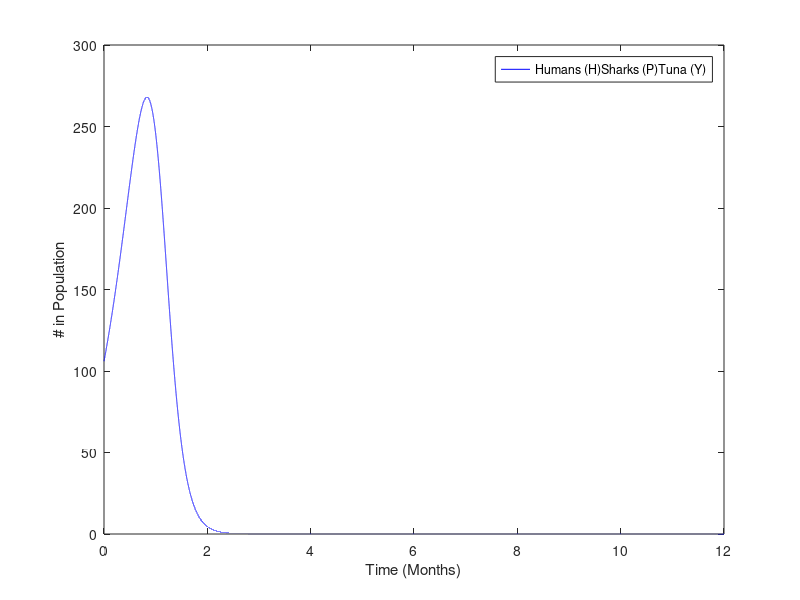

This figure's MATLAB source: (Note: this script raises an error after producing the figure.)
% Matt Bass, Jackson , Will
%
% mnbass21_jbpret22_wcjohn22_hw2_2_CS346.m
% CS346 -- Computational Modeling and Simulation
% Spring, 2021



%%%%%%%%%%%%%%%%%%%%%%%%%%%%%%%%%%%%%%%%%%%%%%%%%%%%%%%%%%%%%%%%%%%%%%%%%%
% READ ME:
 
% (ABOUT SCRIPT)
% This script is to run a Predator-Prey Model for where both the 
% predator and the prey are hunted by humans. This Simulation will model 
% all three populations:
%
% sharks(P): has a birth-rate modeled of that of a predator and a
%            death rate modeled after prey
% 
% tuna(Y): birth and death rate of prey
%
% humans(H): birth and death rate of a predator



% This script will plot the populations of the shark, tuna ,and humans 
% over the time rang of the simulation. The rate of change of these 
% two populations come from Lotka-Volterra Models differential
% equations:
%           
%           (dH/dt) = (b_1)K_PH(PH) + (b_2)K_YH(YH) - K_H(H)
%           
%           (dP/dt) = (b_0)K_PY(YP) - K_PH(PH)
%    
%           (dY/dt) = K_Y(Y) - K_PY(YP) - K_YH(YH)           
% 
% If a simulation over a large time period is desiered
% (I.e.) 
% If you wish to model the population of humans changing you can use this 
% differential equation below.
%
%    
    
%(HOW TO RUN):
% change the variables below to run the simulation and produce a graph
% plotting the tuna population (Y) and shark population (P) over the
% time of the simulation
    
% These variables the basic running of the finite differential equations
% simulation
numMonths = 12; %(int) This is the number of months to tun the sim
dt = 0.0001; %(float) Time step of the sim in units of months 
           % See write up for more
    
% Starting population variables that change
shark_population = 20; %(float, variable P in equation)   
tuna_population = 106;  %(float, variable Y in equation)
    
human_population = 20; %(float, variable H in equation)



human_birth_fraction_tuna = 0.5;%(b_2 should probably be a float less than
                            % 1 ,this is because represnts number of
                            % humans produced from one shark)

human_birth_fraction_shark = 0.6;%(b_1 should probably be a float less than
                            % 1 ,this is because represnts number of
                            % humans produced from one shark)

human_death_proportionality_constant = 0.02;%(K_H)

fishing_rate_tuna = 0.00;%(float between 0 and 1, reresents the 
                          % rate-constant K_YH)
                          
fishing_rate_shark = 0.00;%(float between 0 and 1, reresents the 
                          % rate-constant K_PH)
	
    
tuna_birth_fraction = 2; %(K_Y)
tuna_death_proportionality_constant = 0.02; %(K_PY float on scale
                                                % on tenths)
	
shark_birth_fraction = 0.5; %(b_0 should probably be a float less than 1)
                            % this is because represnts number of sharks
                            % produced from one tuna
                            


% boolean variables to determine which plots are shown
% if both plots are chosen they will be in a sub-plot
show_population_over_time_plot = true;
show_population_cycle_phase_plane = false;
    
% Change the variables above in the simulation for different results 
% Then run the script with the run button in MatLab
%%%%%%%%%%%%%%%%%%%%%%%%%%%%%%%%%%%%%%%%%%%%%%%%%%%%%%%%%%%%%%%%%





%Initilized the starting values fot rest of Sim

% Tuna 
tuna_births = tuna_birth_fraction*tuna_population; % K_Y(Y)
tuna_deaths = tuna_population*((tuna_death_proportionality_constant * ...
    shark_population) +(fishing_rate_tuna * ...
    human_population));% (K_PY(YP) + K_YH(YH)) (negetive pulled out)


% Shark
% (b)K_PY(YP)
shark_births = shark_birth_fraction * tuna_death_proportionality_constant...
    * tuna_population * shark_population;

% K_PH(PH) (negetive pulled out)
shark_deaths = fishing_rate_shark * shark_population*human_population;


% Human
% (b_1)K_PH(PH) + (b_2)K_YH(YH)
human_births = human_birth_fraction_shark * shark_deaths + ...
    human_birth_fraction_tuna * fishing_rate_tuna * tuna_population...
    * human_population;

% K_H(H) (negetive pulled out)
human_deaths = human_death_proportionality_constant*human_population;


% Create number of iterations for the sim
numIterations = numMonths/dt;

t = 0; % starting time is 0

% initilize lists to hold populations to plot and the time at each step
tArray = ones(1,numIterations)*t;
sharkArray = ones(1,numIterations)*shark_population;
tunaArray = ones(1,numIterations)*tuna_population;
humanArray = ones(1,numIterations)*human_population;

% simulation loop
for i = 2:numIterations
    
    t = i * dt;
    
    tuna_population = tuna_population + (tuna_births - tuna_deaths) * dt;
    shark_population = shark_population + (shark_births - shark_deaths)...
                        * dt;
    human_population = human_population + (human_births - human_deaths)...
                        * dt;

    % Tuna 
    tuna_births = tuna_birth_fraction*tuna_population; % K_Y(Y)
    tuna_deaths = tuna_population*((tuna_death_proportionality_constant * ...
        shark_population) +(fishing_rate_tuna * ...
        human_population));% (K_PY(YP) + K_YH(YH)) (negetive pulled out)


    % Shark
    % (b)K_PY(YP)
    shark_births = shark_birth_fraction * tuna_death_proportionality_constant...
        * tuna_population * shark_population;

    % K_PH(PH) (negetive pulled out)
    shark_deaths = fishing_rate_shark * shark_population*human_population;


    % Human
    % (b_1)K_PH(PH) + (b_2)K_YH(YH)
    human_births = human_birth_fraction_shark * shark_deaths + ...
        human_birth_fraction_tuna * fishing_rate_tuna * tuna_population...
        * human_population;

    % K_H(H) (negetive pulled out)
    human_deaths = human_death_proportionality_constant*human_population;

    
    %assign to arrays
    tArray(i) = t;
    sharkArray(i) = shark_population;
    tunaArray(i) = tuna_population;
    humanArray(i) = human_population;
end


% See if any graphs need to be created
if show_population_over_time_plot == true ||...
        show_population_cycle_phase_plane == true
    figure
end


%Create graph of populations over simulation
if show_population_over_time_plot == true
    %check what to see if subplot is needed
    if show_population_cycle_phase_plane == true
        subplot(1,2,1)
        sgtitle(["Predator Prey Model of Sharks Tuna and "+...
        "Humans over " + {numMonths} + " Months","","dt= "+{dt} + ...
        "   K_H= " + {human_death_proportionality_constant} + "   K_P_H= " ...
        + {fishing_rate_shark} + "   K_Y_H= " + {fishing_rate_tuna} + ...
        "   K_Y= " + {tuna_birth_fraction} + "   K_P_Y= " + ...
        {tuna_death_proportionality_constant},"b_0= " + ...
        {shark_birth_fraction} + "   b_1= " + {human_birth_fraction_shark} ...
        + "   b_2= " + {human_birth_fraction_tuna}])
    
    end
    
    plot(tArray,humanArray, 'g')
    hold
    plot(tArray,sharkArray, 'r')
    hold
    plot(tArray,tunaArray, 'b')
    
    legend(["Humans (H)", "Sharks (P)","Tuna (Y)" ],'FontSize',9)
    xlabel("Time (Months)")
    ylabel("# in Population")
    
    if show_population_cycle_phase_plane == false
        title(["Predator Prey Model of Sharks Tuna and "+...
        "Humans over " + {numMonths} + " Months","","dt= "+{dt} + ...
        "   K_H= " + {human_death_proportionality_constant} + "   K_P_H= " ...
        + {fishing_rate_shark} + "   K_Y_H= " + {fishing_rate_tuna} + ...
        "   K_Y= " + {tuna_birth_fraction} + "   K_P_Y= " + ...
        {tuna_death_proportionality_constant},"b_0= " + ...
        {shark_birth_fraction} + "   b_1= " + {human_birth_fraction_shark} ...
        + "   b_2= " + {human_birth_fraction_tuna}])
    end
   
end


% Population Cycle Phase Plane plot

if show_population_cycle_phase_plane == true
    
    %see if subplot is need
    if show_population_over_time_plot == true
         subplot(1,2,2)
    end
    
    % Make the vector field for the graph
    % based off of:
    %           (dY/dt) = K_Y(Y) - K_PY(YP) - K_YH(YH)
    %    
    %           (dP/dt) = (b)K_PY(YP) - K_P(P) - K_PH(PH)
    
    max_pop = max(max(sharkArray,tunaArray))*1.05;
    [vect_tuna,vect_shark]=meshgrid(0:10:max_pop,...
        0:10:max_pop*1.05);

    U = tuna_birth_fraction*vect_tuna - (tuna_death_proportionality_constant... 
        .*vect_tuna.*vect_shark+fishing_rate.*human_population.*vect_tuna);

    V = shark_birth_fraction.*vect_tuna.*vect_shark-(vect_shark.*...
        (shark_death_proportionality_constant+fishing_rate*...
        human_population));

    L=sqrt(U.^2+V.^2);
    quiver(vect_tuna,vect_shark,U./L,V./L,.5,'k')
    hold on
    scatter(tunaArray,sharkArray)
    xlabel("Tuna(Y)")
    ylabel("Shark(P)")
    
    %see if title is needed 
    if show_population_over_time_plot == false
        title(["Predator Prey Model of Sharks Tuna and "+...
        "Humans over " + {numMonths} + " Months","","dt= "+{dt} + ...
        "   K_H= " + {human_death_proportionality_constant} + "   K_P_H= " ...
        + {fishing_rate_shark} + "   K_Y_H= " + {fishing_rate_tuna} + ...
        "   K_Y= " + {tuna_birth_fraction} + "   K_P_Y= " + ...
        {tuna_death_proportionality_constant},"b_0= " + ...
        {shark_birth_fraction} + "   b_1= " + {human_birth_fraction_shark} ...
        + "   b_2= " + {human_birth_fraction_tuna}])
    end
    % Finding the Equilibrium point (see write up for equations)
    equilibrium_tuna_pop = (tuna_birth_fraction - (fishing_rate * ...
                human_population))/tuna_death_proportionality_constant;

    equilibrium_shark_pop = (shark_death_proportionality_constant + ...
        (fishing_rate * human_population))/shark_birth_fraction;



    scatter(equilibrium_shark_pop,equilibrium_tuna_pop, 'blue', 'Filled')
    legend(["Population Vector Field","Population Phaser Cycle initial (" + ...
        {tunaArray(1)} + " Y , " + {sharkArray(1)} + " P)",...
        "Non 0's Equilibrium Point (" + {equilibrium_shark_pop} + " Y , " + ...
        {equilibrium_tuna_pop} + " P)" ],'FontSize',9, 'Location' ,...
        'southeast')

    axis equal tight
end